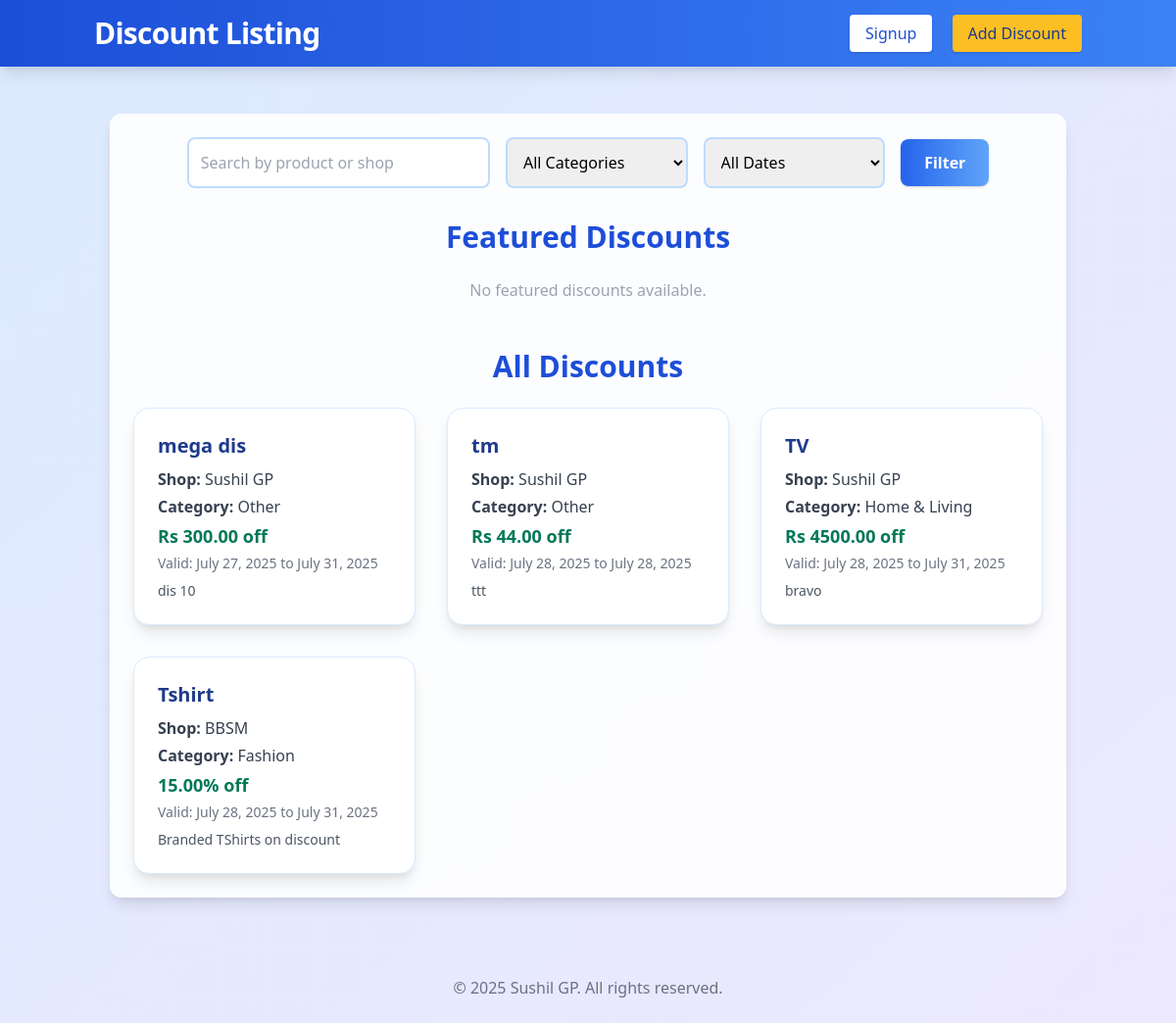
The page / on the database its author committed.
### discounts/models.py (models this page shows, shortened)
class Discount(models.Model):
    CATEGORIES = [
        ("food", "Food & Beverage"),
        ("fashion", "Fashion"),
        ("electronics", "Electronics"),
        ("health", "Health & Beauty"),
        ("home", "Home & Living"),
        ("other", "Other"),
    ]
    category = models.CharField(max_length=30, choices=CATEGORIES, default="other")
    shop = models.ForeignKey('Shop', on_delete=models.CASCADE, related_name='discounts')
    title = models.CharField(max_length=100)
    description = models.TextField(blank=True)
    amount = models.DecimalField(max_digits=8, decimal_places=2)
    is_percentage = models.BooleanField(default=False)
    is_featured = models.BooleanField(default=False)
    start_date = models.DateField()
    end_date = models.DateField()
    created_at = models.DateTimeField(auto_now_add=True)

class Shop(models.Model):
    name = models.CharField(max_length=100)
    address = models.CharField(max_length=255, blank=True)
    created_at = models.DateTimeField(auto_now_add=True)

### discounts/views.py (the view)
# urls.py: 2. Add a URL to urlpatterns:  path('', views.home, name='home')
def home(request):
    category = request.GET.get('category', '')
    date_filter = request.GET.get('date', '')
    search_query = request.GET.get('search', '')
    discounts = Discount.objects.select_related('shop')
    today = timezone.now().date()
    tomorrow = today + timedelta(days=1)
    week_end = today + timedelta(days=7)
    if date_filter == 'today':
        discounts = discounts.filter(start_date__lte=today, end_date__gte=today)
    elif date_filter == 'tomorrow':
        discounts = discounts.filter(start_date__lte=tomorrow, end_date__gte=tomorrow)
    elif date_filter == 'week':
        discounts = discounts.filter(start_date__lte=week_end, end_date__gte=today)
    if category:
        discounts = discounts.filter(category=category)
    if search_query:
        discounts = discounts.filter(
            Q(product_name__icontains=search_query) | Q(shop__name__icontains=search_query)
        )
    featured = Discount.objects.filter(is_featured=True)[:3]
    categories = Discount.CATEGORIES
    return render(request, 'discounts/index.html', {
        'discounts': discounts,
        'featured': featured,
        'categories': categories,
        'selected_category': category,
        'selected_date': date_filter,
        'search_query': search_query,
    })

### discount_listing/templates/discounts/index.html (shortened to what this page needs)
{% extends 'discounts/base.html' %}
{% block content %}
<div class="mb-8">
    <form class="flex flex-col md:flex-row md:space-x-4 space-y-4 md:space-y-0 items-center justify-center">
        <input type="text" name="search" value="{{ search_query }}" placeholder="Search by product or shop" class="p-3 border-2 border-blue-200 rounded-lg focus:outline-none focus:ring-2 focus:ring-blue-400 w-full md:w-1/3">
        <select name="category" class="p-3 border-2 border-blue-200 rounded-lg w-full md:w-1/5">
            <option value="">All Categories</option>
        </select>
        <select name="date" class="p-3 border-2 border-blue-200 rounded-lg w-full md:w-1/5">
            <option value="">All Dates</option>
        </select>
        <button type="submit" class="bg-gradient-to-r from-blue-600 to-blue-400 text-white font-bold px-6 py-3 rounded-lg shadow hover:from-blue-700 hover:to-blue-500 transition w-full md:w-auto">Filter</button>
    </form>
</div>
<h2 class="text-3xl font-extrabold text-blue-700 mb-6 text-center">Featured Discounts</h2>
<div class="grid grid-cols-1 md:grid-cols-3 gap-8 mb-12">
    {% for discount in featured %}
        <div class="bg-gradient-to-br from-yellow-100 to-yellow-50 p-6 rounded-2xl shadow-lg border border-yellow-200 relative">
            <span class="absolute top-2 right-2 bg-yellow-400 text-xs font-bold px-3 py-1 rounded-full text-blue-900 shadow">FEATURED</span>
            <h3 class="text-xl font-bold text-blue-900 mb-2">{{ discount.title }}</h3>
            <p class="text-gray-700 mb-1"><span class="font-semibold">Shop:</span> {{ discount.shop.name }}</p>
            <p class="text-gray-700 mb-1"><span class="font-semibold">Category:</span> {{ discount.get_category_display }}</p>
            <p class="text-green-700 font-bold text-lg mb-1">{% if discount.is_percentage %}{{ discount.amount }}%{% else %}Rs {{ discount.amount }}{% endif %} off</p>
            <p class="text-gray-500 text-sm mb-2">Valid: {{ discount.start_date }} to {{ discount.end_date }}</p>
            <p class="text-gray-600 text-sm">{{ discount.description|truncatewords:20 }}</p>
        </div>
    {% empty %}
        <div class="col-span-3 text-center text-gray-400">No featured discounts available.</div>
    {% endfor %}
</div>
<h2 class="text-3xl font-extrabold text-blue-700 mb-6 text-center">All Discounts</h2>
<div class="grid grid-cols-1 md:grid-cols-3 gap-8">
    {% for discount in discounts %}
        <div class="bg-white p-6 rounded-2xl shadow-lg border border-blue-100 hover:shadow-2xl transition">
            <h3 class="text-xl font-bold text-blue-900 mb-2">{{ discount.title }}</h3>
            <p class="text-gray-700 mb-1"><span class="font-semibold">Shop:</span> {{ discount.shop.name }}</p>
            <p class="text-gray-700 mb-1"><span class="font-semibold">Category:</span> {{ discount.get_category_display }}</p>
            <p class="text-green-700 font-bold text-lg mb-1">{% if discount.is_percentage %}{{ discount.amount }}%{% else %}Rs {{ discount.amount }}{% endif %} off</p>
            <p class="text-gray-500 text-sm mb-2">Valid: {{ discount.start_date }} to {{ discount.end_date }}</p>
            <p class="text-gray-600 text-sm">{{ discount.description|truncatewords:20 }}</p>
        </div>
    {% empty %}
        <div class="col-span-3 text-center text-gray-400">No discounts found.</div>
    {% endfor %}
</div>
{% endblock %}

### discount_listing/templates/discounts/base.html (shortened to what this page needs)
<!DOCTYPE html>
<html lang="en">
<head>
    <link href="https://cdn.jsdelivr.net/npm/tailwindcss@2.2.19/dist/tailwind.min.css" rel="stylesheet">
</head>
<body class="bg-gradient-to-br from-blue-100 to-purple-100 min-h-screen">
    <nav class="bg-gradient-to-r from-blue-700 to-blue-500 shadow-lg">
        <div class="container mx-auto flex justify-between items-center py-4 px-2">
            <a href="{% url 'home' %}" class="text-3xl font-extrabold tracking-tight text-white drop-shadow">Discount Listing</a>
            <div class="space-x-4">
                <a href="{% url 'signup' %}" class="bg-white text-blue-700 px-4 py-2 rounded shadow hover:bg-blue-100 transition">Signup</a>
                <a href="{% url 'add_discount' %}" class="bg-yellow-400 text-blue-900 px-4 py-2 rounded shadow hover:bg-yellow-300 transition">Add Discount</a>
            </div>
        </div>
    </nav>
    <main class="container mx-auto p-6">
        <div class="bg-white bg-opacity-90 rounded-xl shadow-lg p-6 mt-6">
            {% block content %}
            {% endblock %}
        </div>
    </main>
    <footer class="text-center text-gray-500 py-6 mt-8">
        &copy; {{ now|default:2025 }} Sushil GP. All rights reserved.
    </footer>
</body>
</html>

### rows shown on the page
Discount: title "mega dis", shop.name "Sushil GP", category "Other", amount "300.00", start_date "July 27, 2025", end_date "July 31, 2025", description "dis 10"
Discount: title "tm", shop.name "Sushil GP", category "Other", amount "44.00", start_date "July 28, 2025", end_date "July 28, 2025", description "ttt"
Discount: title "TV", shop.name "Sushil GP", category "Home & Living", amount "4500.00", start_date "July 28, 2025", end_date "July 31, 2025", description "bravo"
Discount: title "Tshirt", shop.name "BBSM", category "Fashion", amount "15.00", start_date "July 28, 2025", end_date "July 31, 2025", description "Branded TShirts on discount"

### other values the page prints
{{ now|default:2025 }} "2025"
